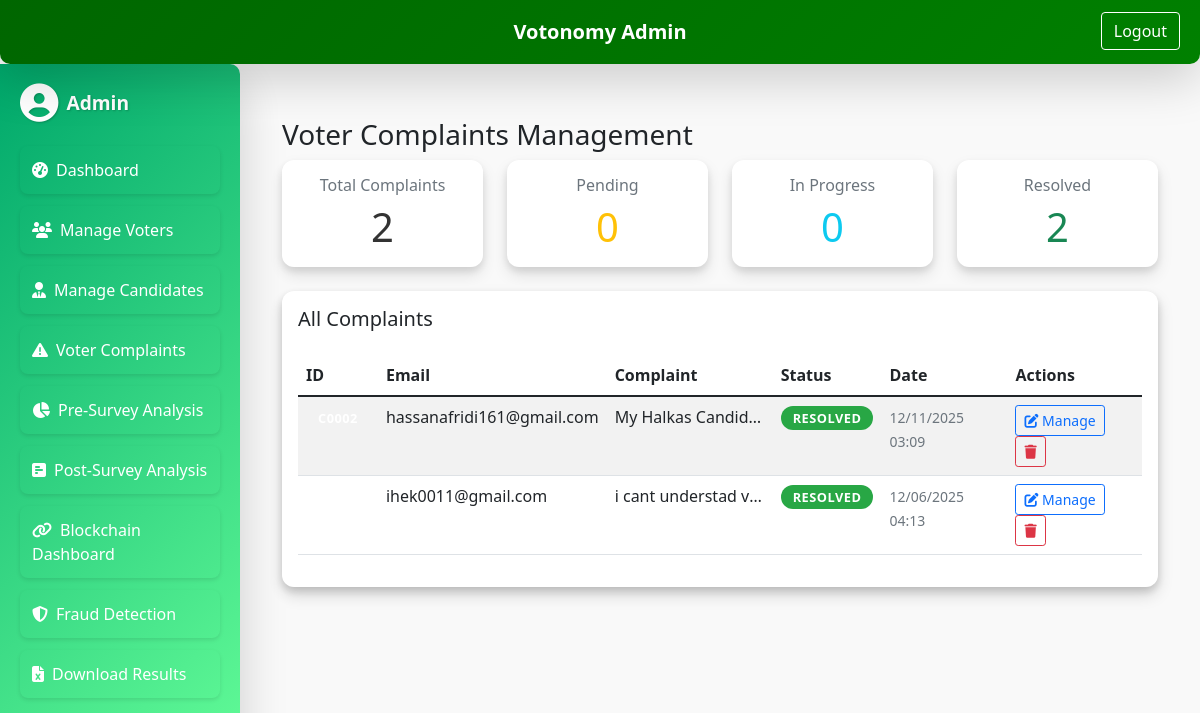
Page /admin/manage-complaints (signed in) on the earlier database version.
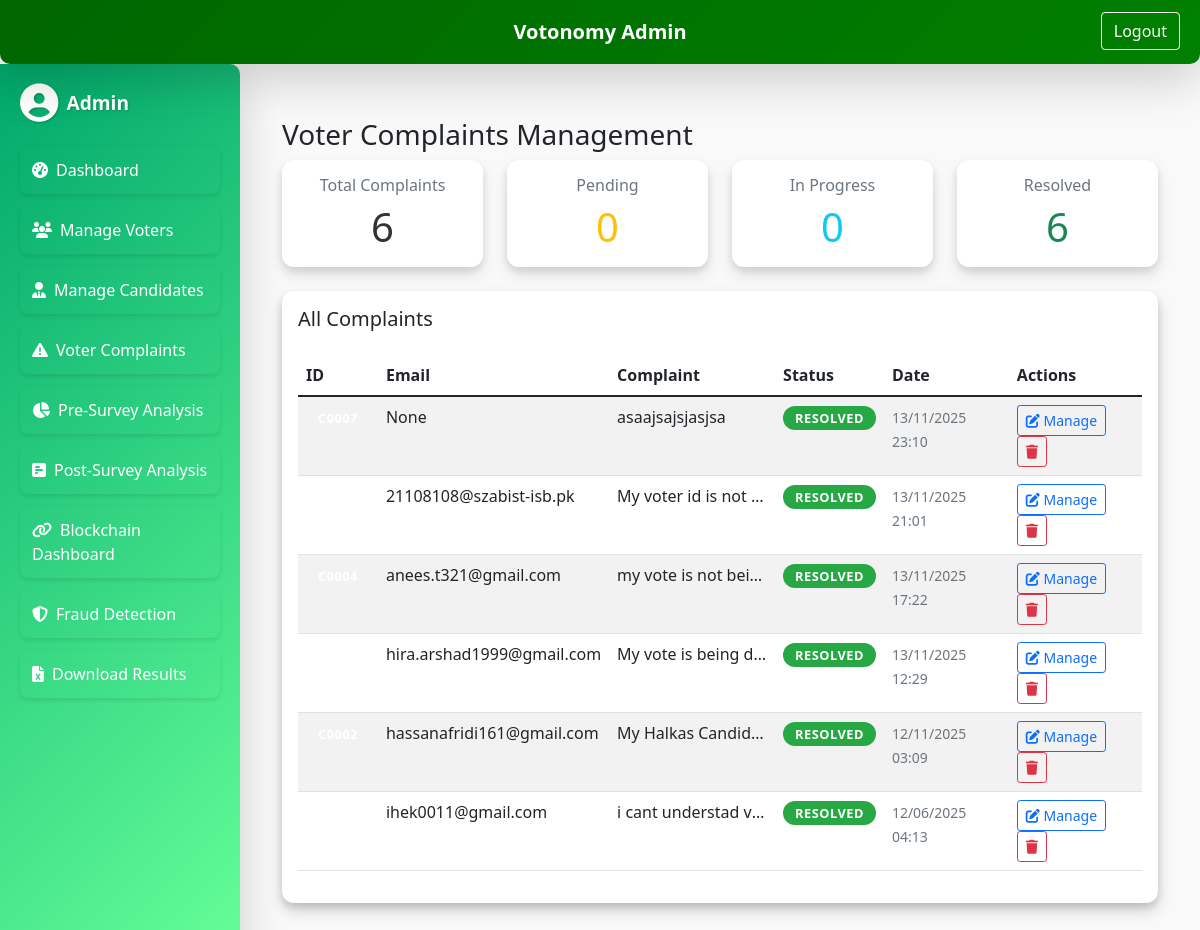
Same page on the later database version.
### models.py (models this page shows)
class Complaint(db.Model):
    id = db.Column(db.Integer, primary_key=True)
    email = db.Column(db.String(100), nullable=True)  # Made optional for anonymous complaints
    complaint_text = db.Column(db.Text, nullable=False)
    status = db.Column(db.String(20), default='Pending')  # Pending, In Progress, Resolved
    response = db.Column(db.Text)
    created_at = db.Column(db.DateTime, default=datetime.utcnow)

### admin.py (the view)
@admin_bp.route('/manage-complaints', methods=['GET'])
@admin_login_required
def manage_complaints():
    from models import Complaint
    complaints = Complaint.query.order_by(Complaint.created_at.desc()).all()
    return render_template('manage_complaints.html', complaints=complaints)

### admin.py (called while the page is built)
def admin_login_required(func):
    @wraps(func)
    def wrapper(*args, **kwargs):
        if not session.get("admin_logged_in"):
            return redirect(url_for("admin_bp.admin_login"))
        return func(*args, **kwargs)
    return wrapper

### templates/admin/manage_complaints.html (shortened to what this page needs)
{% extends "base_admin.html" %}
{% block content %}
<div class="container mt-4">
  <h3>Voter Complaints Management</h3>
  <div class="row mb-4">
    <div class="col-md-3">
      <div class="card-3d p-3 text-center card-stat">
        <h6 class="text-muted">Total Complaints</h6>
        <div class="display-6">{{ complaints|length }}</div>
      </div>
    </div>
    <div class="col-md-3">
      <div class="card-3d p-3 text-center card-stat">
        <h6 class="text-muted">Pending</h6>
        <div class="display-6 text-warning">{{ complaints|selectattr("status", "equalto", "Pending")|list|length }}</div>
      </div>
    </div>
    <div class="col-md-3">
      <div class="card-3d p-3 text-center card-stat">
        <h6 class="text-muted">In Progress</h6>
        <div class="display-6 text-info">{{ complaints|selectattr("status", "equalto", "In Progress")|list|length }}</div>
      </div>
    </div>
    <div class="col-md-3">
      <div class="card-3d p-3 text-center card-stat">
        <h6 class="text-muted">Resolved</h6>
        <div class="display-6 text-success">{{ complaints|selectattr("status", "equalto", "Resolved")|list|length }}</div>
      </div>
    </div>
  </div>
  <div class="admin-card-3d p-3">
    <h5>All Complaints</h5>
    {% if complaints|length == 0 %}
      <div class="text-center py-5">
        <i class="fas fa-inbox fa-3x text-muted mb-3"></i>
        <p class="text-muted">No complaints received yet.</p>
      </div>
    {% else %}
    <div style="max-height: 600px; overflow-y: auto;">
      <table class="table table-striped mt-3">
        <thead>
          <tr>
            <th>ID</th>
            <th>Email</th>
            <th>Complaint</th>
            <th>Status</th>
            <th>Date</th>
            <th>Actions</th>
          </tr>
        </thead>
        <tbody>
          {% for complaint in complaints %}
          <tr>
            <td>
              <span class="badge badge-primary">C{{ "%04d"|format(complaint.id) }}</span>
            </td>
            <td>{{ complaint.email }}</td>
            <td>
              <div style="max-width: 300px;">
                <div class="text-truncate" title="{{ complaint.complaint_text }}">
                  {{ complaint.complaint_text[:80] }}{% if complaint.complaint_text|length > 80 %}...{% endif %}
                </div>
              </div>
            </td>
            <td>
              {% if complaint.status == 'Pending' %}
                <span class="badge badge-warning">{{ complaint.status }}</span>
              {% elif complaint.status == 'In Progress' %}
                <span class="badge badge-info">{{ complaint.status }}</span>
              {% elif complaint.status == 'Resolved' %}
                <span class="badge badge-success">{{ complaint.status }}</span>
              {% endif %}
            </td>
            <td>
              <small class="text-muted">
                {{ complaint.created_at.strftime('%d/%m/%Y %H:%M') }}
              </small>
            </td>
            <td>
              <button type="button" class="btn btn-sm btn-outline-primary" data-bs-toggle="modal" data-bs-target="#complaintModal{{ complaint.id }}">
                <i class="fas fa-edit"></i> Manage
              </button>
              <form method="POST" action="{{ url_for('admin_bp.delete_complaint', complaint_id=complaint.id) }}" style="display:inline;" onsubmit="return confirm('Are you sure you want to delete this complaint?')">
                <button type="submit" class="btn btn-sm btn-outline-danger">
                  <i class="fas fa-trash"></i>
                </button>
              </form>
            </td>
          </tr>
          {% endfor %}
        </tbody>
      </table>
    </div>
    {% endif %}
  </div>
</div>
{% endblock %}

### templates/admin/base_admin.html (shortened to what this page needs)
<!DOCTYPE html>
<html lang="en">
<head>
  <link rel="stylesheet" href="https://cdn.jsdelivr.net/npm/bootstrap@5.1.3/dist/css/bootstrap.min.css">
  <link rel="stylesheet" href="{{ url_for('static', filename='css/animate.min.css') }}">
  <link rel="stylesheet" href="https://cdnjs.cloudflare.com/ajax/libs/font-awesome/6.2.0/css/all.min.css" />
  <link rel="stylesheet" href="{{ url_for('static', filename='css/admin_styles.css') }}">
</head>
<body class="admin-bg">
  <nav class="navbar admin-topbar shadow-lg">
    <div class="container-fluid">
      <div class="d-flex w-100 justify-content-between align-items-center">
        <span class="navbar-brand mx-auto text-white fw-bold">Votonomy Admin</span>
        <a href="{{ url_for('admin_bp.admin_logout') }}" class="btn btn-outline-light logout-btn">Logout</a>
      </div>
    </div>
  </nav>
  <div class="admin-container">
    <aside class="admin-sidebar shadow-lg">
      <div class="sidebar-header mb-4">
        <div class="d-flex align-items-center">
          <i class="fas fa-user-circle fa-2x text-white"></i>
          <span class="ms-2 text-white fw-bold">Admin</span>
        </div>
      </div>
      <ul class="nav flex-column">
        <li class="nav-item">
          <a class="nav-link" href="{{ url_for('admin_bp.admin_dashboard') }}">
            <i class="fas fa-tachometer-alt me-2"></i>Dashboard
          </a>
        </li>
        <li class="nav-item">
          <a class="nav-link" href="{{ url_for('admin_bp.manage_voters') }}">
            <i class="fas fa-users me-2"></i>Manage Voters
          </a>
        </li>
        <li class="nav-item">
          <a class="nav-link" href="{{ url_for('admin_bp.manage_candidates') }}">
            <i class="fas fa-user-tie me-2"></i>Manage Candidates
          </a>
        </li>
        <li class="nav-item">
          <a class="nav-link" href="{{ url_for('admin_bp.manage_complaints') }}">
            <i class="fas fa-exclamation-triangle me-2"></i>Voter Complaints
          </a>
        </li>
        <li class="nav-item">
          <a class="nav-link" href="{{ url_for('admin_bp.sentiment_analysis') }}">
            <i class="fas fa-chart-pie me-2"></i>Pre-Survey Analysis
          </a>
        </li>
        <li class="nav-item">
          <a class="nav-link" href="{{ url_for('admin_bp.post_survey_analysis') }}">
            <i class="fas fa-poll-h me-2"></i>Post-Survey Analysis
          </a>
        </li>
        <li class="nav-item">
          <a class="nav-link" href="{{ url_for('admin_bp.blockchain_dashboard') }}">
            <i class="fas fa-link me-2"></i>Blockchain Dashboard
          </a>
        </li>
        <li class="nav-item">
          <a class="nav-link" href="{{ url_for('admin_bp.fraud_dashboard') }}">
            <i class="fas fa-shield-alt me-2"></i>Fraud Detection
          </a>
        </li>
        <li class="nav-item">
          <a class="nav-link" href="{{ url_for('admin_bp.download_results') }}">
            <i class="fas fa-file-excel me-2"></i>Download Results
          </a>
        </li>
      </ul>
    </aside>
    <main class="admin-content">
      {% block content %}{% endblock %}
    </main>
  </div>
</body>
</html>

### static/css/admin_styles.css (style rules this page uses)
.admin-bg { background-color: #f9f9f9; position: relative; overflow: hidden; }
.admin-bg::before { content: ""; position: absolute; top: 0; left: 0; width: 100%; height: 100%; background: url('../images/pakistan_flag.png') no-repeat center center; background-size: cover; opacity: 0.2; z-index: -1; transform: perspective(500px) rotateX(2deg); }
.admin-topbar { background: linear-gradient(135deg, #006600, #008000); padding: 12px 20px; border-radius: 0 0 10px 10px; box-shadow: 0 4px 8px rgba(0,0,0,0.2); position: relative; display: flex; justify-content: center; align-items: center; }
.logout-btn { position: absolute; right: 20px; top: 12px; color: #fff; border-color: #fff; }
.admin-topbar .navbar-brand { font-weight: bold; color: #fff; }
.admin-container { display: flex; height: calc(100vh - 60px); overflow: hidden; }
.admin-sidebar { width: 240px; background: linear-gradient(135deg, #00A86B, #66FF99); padding: 20px; color: #fff; border-top-right-radius: 10px; border-bottom-right-radius: 10px; box-shadow: 2px 0 8px rgba(0,0,0,0.15); overflow-y: auto; height: 100%; }
.sidebar-header { font-size: 1.2rem; margin-bottom: 20px; text-shadow: 1px 1px 2px rgba(0,0,0,0.2); }
.admin-sidebar .nav-link { color: #fff; padding: 12px; margin-bottom: 12px; border-radius: 8px; transition: background 0.3s, transform 0.3s; font-weight: 500; box-shadow: 0 2px 4px rgba(0,0,0,0.1); }
.admin-content { flex: 1; padding: 30px; overflow-y: auto; height: 100%; scroll-behavior: smooth; }
.admin-card-3d { background: #ffffff; border-radius: 12px; box-shadow: 0 4px 8px rgba(0,0,0,0.15), 0 8px 16px rgba(0,0,0,0.15); transition: transform 0.3s ease, box-shadow 0.3s ease; margin-bottom: 20px; }
.card-3d { background: #ffffff; border-radius: 12px; box-shadow: 0 4px 8px rgba(0, 0, 0, 0.1), 0 8px 16px rgba(0, 0, 0, 0.1); transition: transform 0.3s ease, box-shadow 0.3s ease; }
.card-stat { cursor: pointer; color: #333; }
.navbar-brand { font-weight: bold; color: #fff; }
.badge { padding: 0.35rem 0.75rem; border-radius: 20px; font-size: 0.8rem; font-weight: 600; text-transform: uppercase; letter-spacing: 0.5px; }
.badge-success { background-color: #28a745; color: white; }
.text-muted { color: #6c757d; }
.text-truncate { max-width: 150px; overflow: hidden; text-overflow: ellipsis; white-space: nowrap; }

Differences in the rows shown:
added Complaint: email "None", complaint_text "asaajsajsjasjsa", status "RESOLVED", created_at "13/11/2025 23:10"
added Complaint: email "21108108@szabist-isb.pk", complaint_text "My voter id is not…", status "RESOLVED", created_at "13/11/2025 21:01"
added Complaint: email "anees.t321@gmail.com", complaint_text "my vote is not bei…", status "RESOLVED", created_at "13/11/2025 17:22"
added Complaint: email "hira.arshad1999@gmail.com", complaint_text "My vote is being d…", status "RESOLVED", created_at "13/11/2025 12:29"
Other differences:
{{ complaints|length }}: "2" → "6"
{{ complaints|selectattr("status", "equalto", "Resolved")|list|length }}: "2" → "6"
